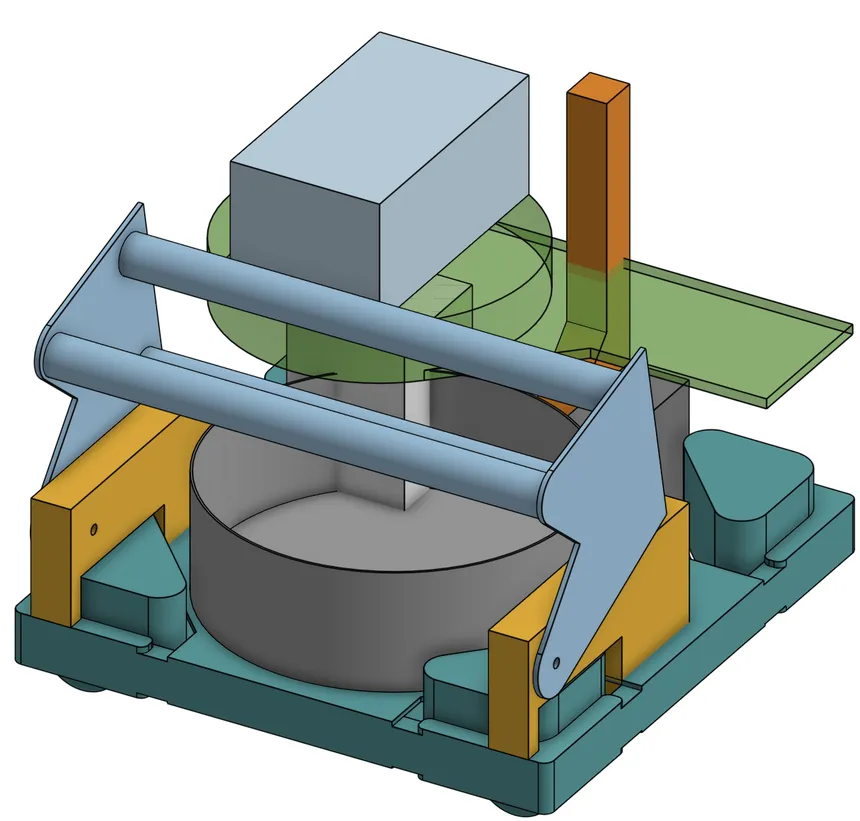
#> input picture assets/img/block-model.webp, 860 x 821 px, shrunk from 1240 x 1184 before the run
$ python remove-bg.py ../assets/img/block-model.webp out.png
#> lines starting #> are read from the running program, lines starting #| are printed output that depends on the picture; after the words box and inside, x2 and y2 are one past the last pixel; in counts of white or black regions, pixels touching at a corner belong together
#!/usr/bin/env python3
"""
Remove a plain white/near-white background from an image and save as WEBP.

Usage:
    python3 scripts/remove-bg.py input.png [output.webp]

If output is omitted, it's written next to the input with a .webp extension.
Assumes a flat white (or near-white) background reachable from the image
border - typical of CAD/renderer screenshots. Not a general-purpose
background remover (won't help with photos or busy backgrounds).
"""
import sys
from pathlib import Path
from collections import deque

from PIL import Image, ImageFilter
import numpy as np

THRESH = 250   # min channel value to count as "background white"
TOL = 6        # how much darker a pixel can be than THRESH once inside the flood fill
BLUR = 0.6     # softens the cut edge by this many pixels


def remove_bg(in_path: Path, out_path: Path, thresh=THRESH, tol=TOL, blur=BLUR):
#> called with thresh = 250, tol = 6, blur = 0.6
    img = Image.open(in_path).convert("RGB")
#> img is the input picture: PIL image 860x821 RGB; mean R, G, B 169.4, 179, 173.1
    arr = np.array(img)
    h, w = arr.shape[:2]
#> h = 821; w = 860
    min_chan = arr.min(axis=-1)
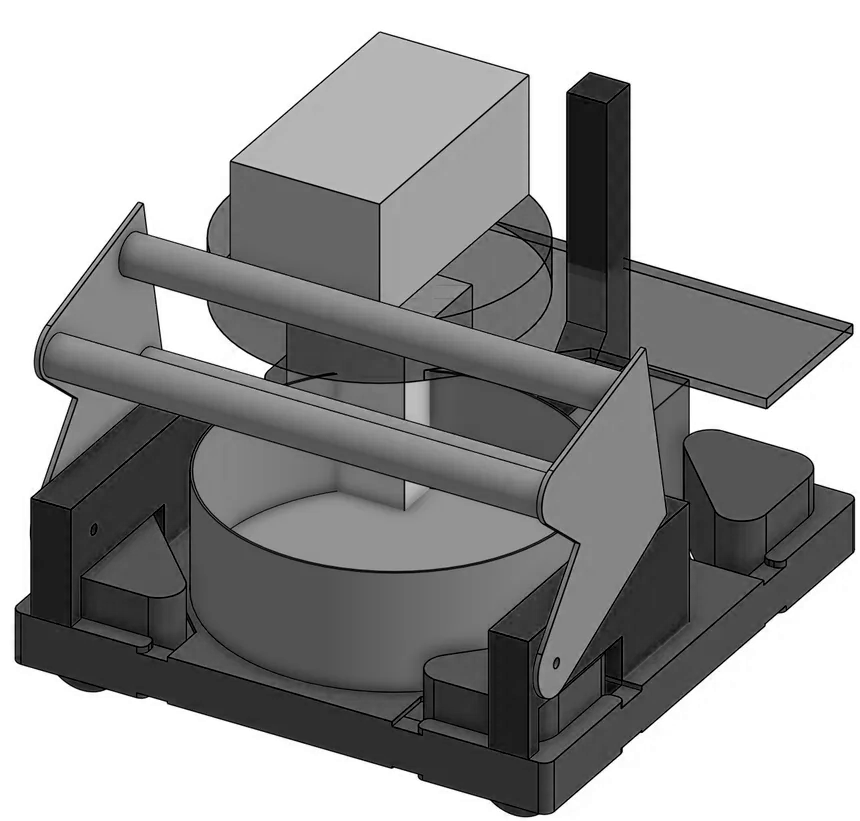
#> min_chan: shape (821, 860); min 0, max 255, mean 159

    visited = np.zeros((h, w), dtype=bool)
    q = deque()
    for x in range(w):
        for y in (0, h - 1):
            if min_chan[y, x] >= thresh:
                q.append((y, x)); visited[y, x] = True
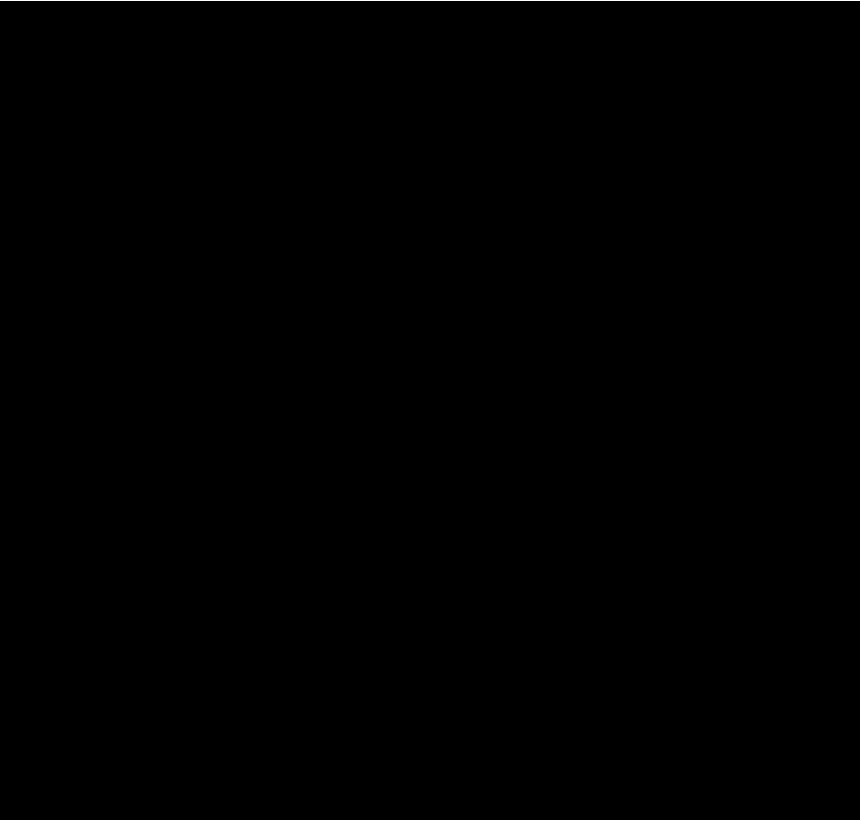
#> visited: shape (821, 860) bool; 0.24% white in thin lines or dots
    for y in range(h):
        for x in (0, w - 1):
            if min_chan[y, x] >= thresh and not visited[y, x]:
                q.append((y, x)); visited[y, x] = True
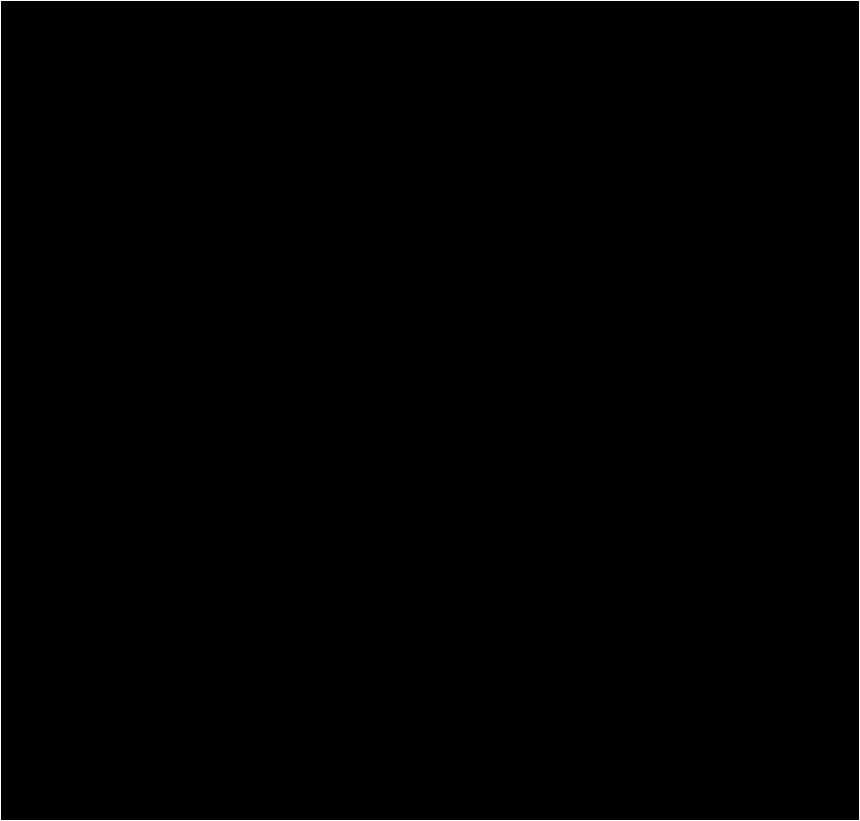
#> visited: shape (821, 860) bool; 0.48% white in thin lines or dots

    while q:
        y, x = q.popleft()
        for dy, dx in ((1, 0), (-1, 0), (0, 1), (0, -1)):
            ny, nx = y + dy, x + dx
            if 0 <= ny < h and 0 <= nx < w and not visited[ny, nx]:
                if min_chan[ny, nx] >= thresh - tol:
                    visited[ny, nx] = True
                    q.append((ny, nx))
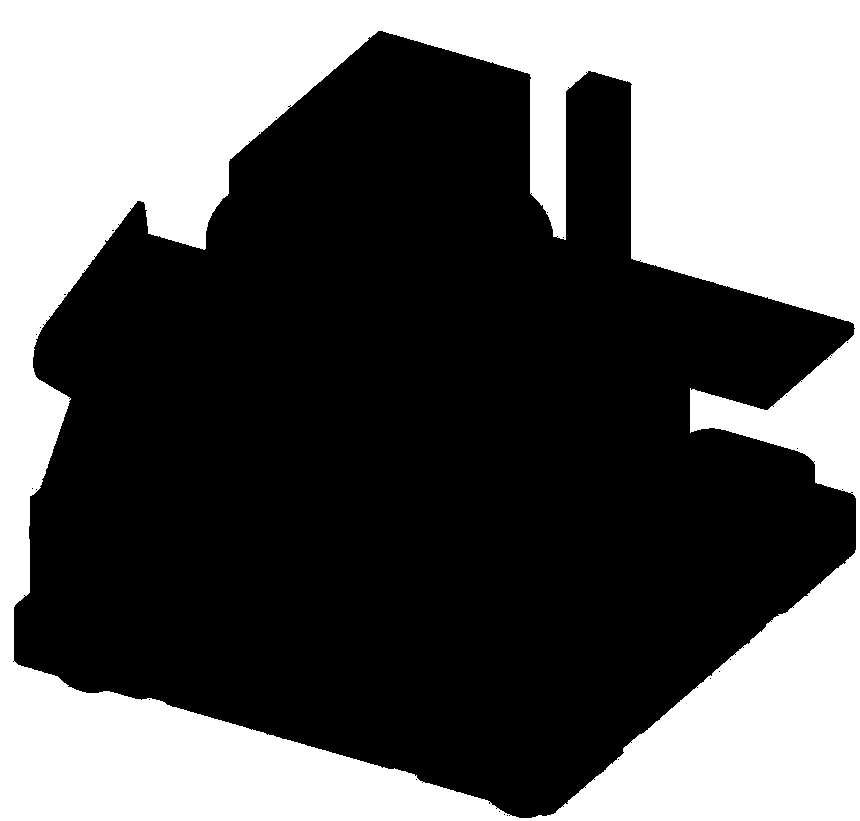
#> visited: shape (821, 860) bool; 39% white; 1 white region, box (x1, y1, x2, y2) and area: (0, 0, 860, 821) 275243

    mask = (~visited).astype(np.uint8) * 255  # 255 = keep opaque, 0 = background
    mask_img = Image.fromarray(mask).filter(ImageFilter.GaussianBlur(radius=blur))
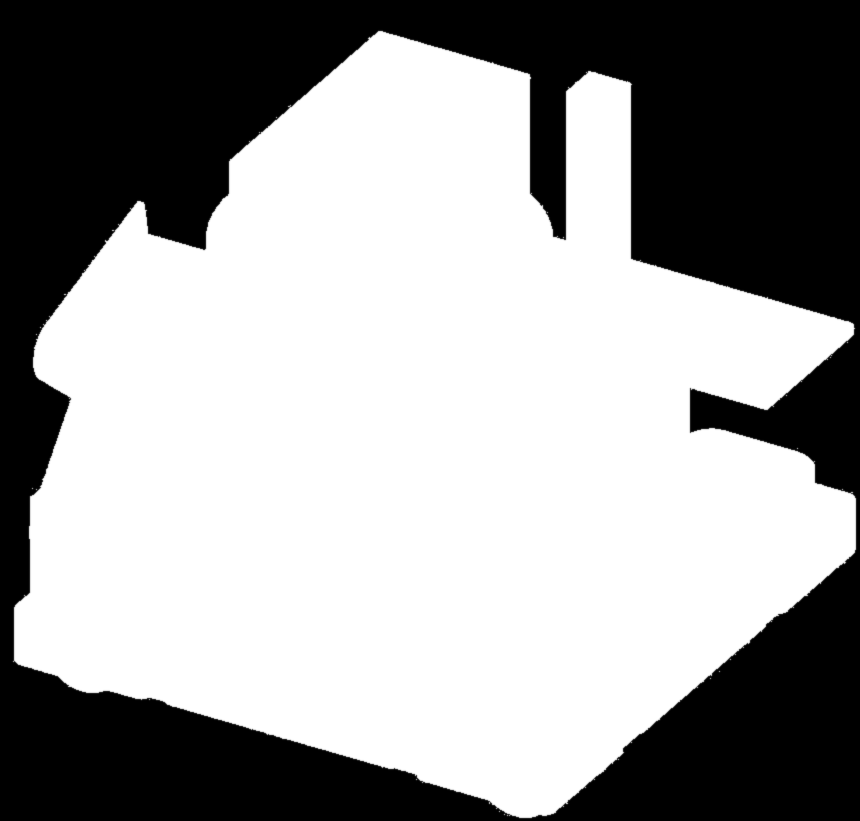
#> mask_img: PIL image 860x821 L; min 0, max 255, mean 155.6
    alpha = np.array(mask_img)

    out = np.dstack([arr, alpha]).astype(np.uint8)
    Image.fromarray(out, "RGBA").save(out_path, "WEBP", lossless=True)


if __name__ == "__main__":
    if len(sys.argv) < 2:
        print(__doc__)
        sys.exit(1)

    in_path = Path(sys.argv[1])
    out_path = Path(sys.argv[2]) if len(sys.argv) > 2 else in_path.with_suffix(".webp")

    remove_bg(in_path, out_path)
    print(f"wrote {out_path}")
